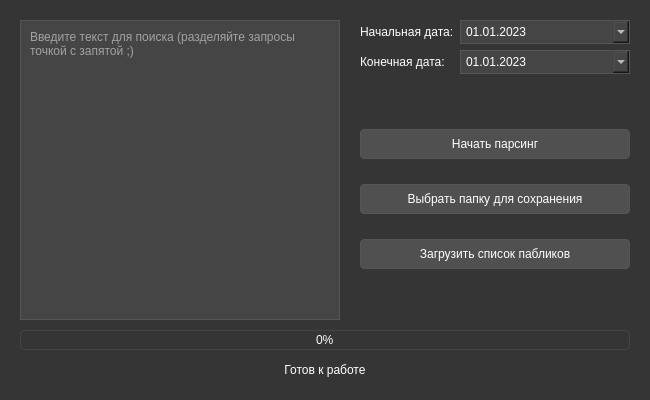
<?xml version="1.0" encoding="UTF-8"?>
<ui version="4.0">
  <class>MainWindow</class>
  <widget class="QMainWindow" name="MainWindow">
    <property name="geometry">
      <rect>
        <x>0</x>
        <y>0</y>
        <width>650</width>
        <height>400</height>
      </rect>
    </property>
    <property name="windowTitle">
      <string>VK Парсер</string>
    </property>
    <property name="styleSheet">
      <string notr="true">
        QMainWindow {
          background-color: #353535;
        }
        QWidget {
          background-color: #353535;
          color: white;
        }
        QTextEdit {
          background-color: #454545;
          color: white;
          border: 1px solid #555;
          padding: 5px;
          font-size: 12px;
        }
        QDateEdit {
          background-color: #454545;
          color: white;
          border: 1px solid #555;
          padding: 3px;
        }
        QPushButton {
          background-color: #505050;
          color: white;
          border: 1px solid #555;
          padding: 7px;
          min-width: 150px;
          font-size: 12px;
          border-radius: 4px;
        }
        QPushButton:hover {
          background-color: #606060;
        }
        QPushButton:pressed {
          background-color: #404040;
        }
        QLabel {
          color: white;
          font-size: 12px;
        }
        QProgressBar {
          border: 1px solid #444;
          border-radius: 4px;
          text-align: center;
          height: 20px;
        }
        QProgressBar::chunk {
          background-color: #3daee9;
          border-radius: 3px;
        }
      </string>
    </property>
    <widget class="QWidget" name="centralwidget">
      <!-- Текстовое поле для поиска -->
      <widget class="QTextEdit" name="textEdit">
        <property name="geometry">
          <rect>
            <x>20</x>
            <y>20</y>
            <width>320</width>
            <height>300</height>
          </rect>
        </property>
        <property name="placeholderText">
          <string>Введите текст для поиска (разделяйте запросы точкой с запятой ;)</string>
        </property>
      </widget>

      <!-- Блок выбора дат -->
      <widget class="QWidget" name="dateWidget">
        <property name="geometry">
          <rect>
            <x>360</x>
            <y>20</y>
            <width>270</width>
            <height>80</height>
          </rect>
        </property>
        <layout class="QFormLayout" name="dateLayout">
          <item row="0" column="0">
            <widget class="QLabel" name="startDateLabel">
              <property name="text">
                <string>Начальная дата:</string>
              </property>
            </widget>
          </item>
          <item row="0" column="1">
            <widget class="QDateEdit" name="startDateEdit">
              <property name="calendarPopup">
                <bool>true</bool>
              </property>
              <property name="date">
                <date>
                  <year>2023</year>
                  <month>1</month>
                  <day>1</day>
                </date>
              </property>
              <property name="displayFormat">
                <string>dd.MM.yyyy</string>
              </property>
            </widget>
          </item>
          <item row="1" column="0">
            <widget class="QLabel" name="endDateLabel">
              <property name="text">
                <string>Конечная дата:</string>
              </property>
            </widget>
          </item>
          <item row="1" column="1">
            <widget class="QDateEdit" name="endDateEdit">
              <property name="calendarPopup">
                <bool>true</bool>
              </property>
              <property name="date">
                <date>
                  <year>2023</year>
                  <month>1</month>
                  <day>1</day>
                </date>
              </property>
              <property name="displayFormat">
                <string>dd.MM.yyyy</string>
              </property>
            </widget>
          </item>
        </layout>
      </widget>

      <!-- Блок кнопок -->
      <widget class="QWidget" name="buttonWidget">
        <property name="geometry">
          <rect>
            <x>360</x>
            <y>110</y>
            <width>270</width>
            <height>180</height>
          </rect>
        </property>
        <layout class="QVBoxLayout" name="buttonLayout">
          <item>
            <widget class="QPushButton" name="parseButton">
              <property name="text">
                <string>Начать парсинг</string>
              </property>
            </widget>
          </item>
          <item>
            <widget class="QPushButton" name="selectFolderButton">
              <property name="text">
                <string>Выбрать папку для сохранения</string>
              </property>
            </widget>
          </item>
          <item>
            <widget class="QPushButton" name="loadCommunitiesButton">
              <property name="text">
                <string>Загрузить список пабликов</string>
              </property>
            </widget>
          </item>
        </layout>
      </widget>

      <!-- Прогресс-бар -->
      <widget class="QProgressBar" name="progressBar">
        <property name="geometry">
          <rect>
            <x>20</x>
            <y>330</y>
            <width>610</width>
            <height>20</height>
          </rect>
        </property>
        <property name="value">
          <number>0</number>
        </property>
        <property name="minimum">
          <number>0</number>
        </property>
        <property name="maximum">
          <number>100</number>
        </property>
      </widget>

      <!-- Статус-бар -->
      <widget class="QLabel" name="statusLabel">
        <property name="geometry">
          <rect>
            <x>20</x>
            <y>360</y>
            <width>610</width>
            <height>20</height>
          </rect>
        </property>
        <property name="text">
          <string>Готов к работе</string>
        </property>
        <property name="alignment">
          <set>Qt::AlignCenter</set>
        </property>
      </widget>
    </widget>
  </widget>
  <resources/>
  <connections/>
</ui>
